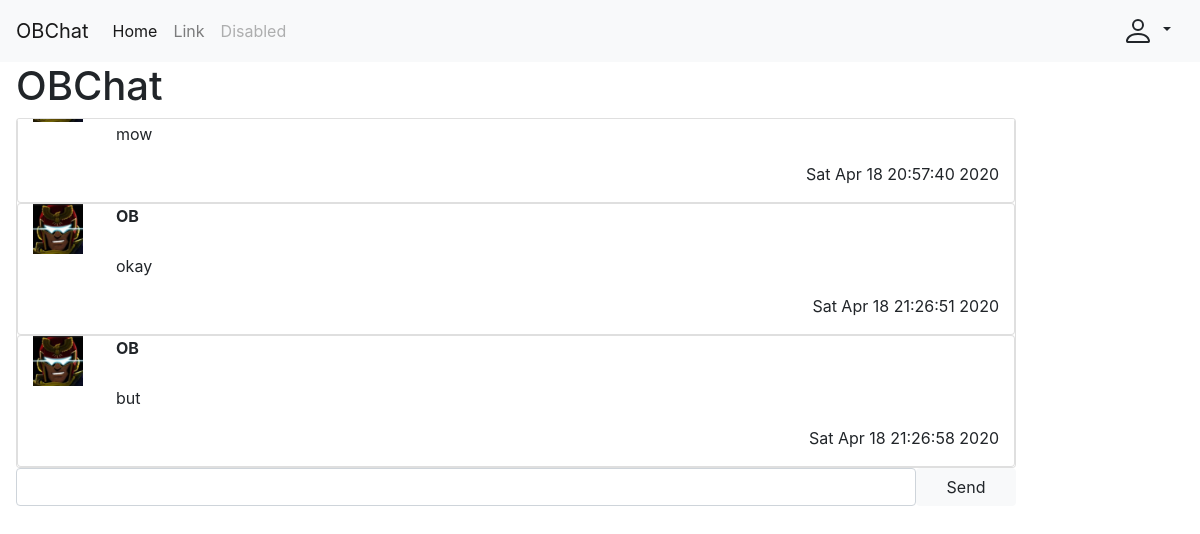
Before: /OB/chat/OBChat/ with the older database file.
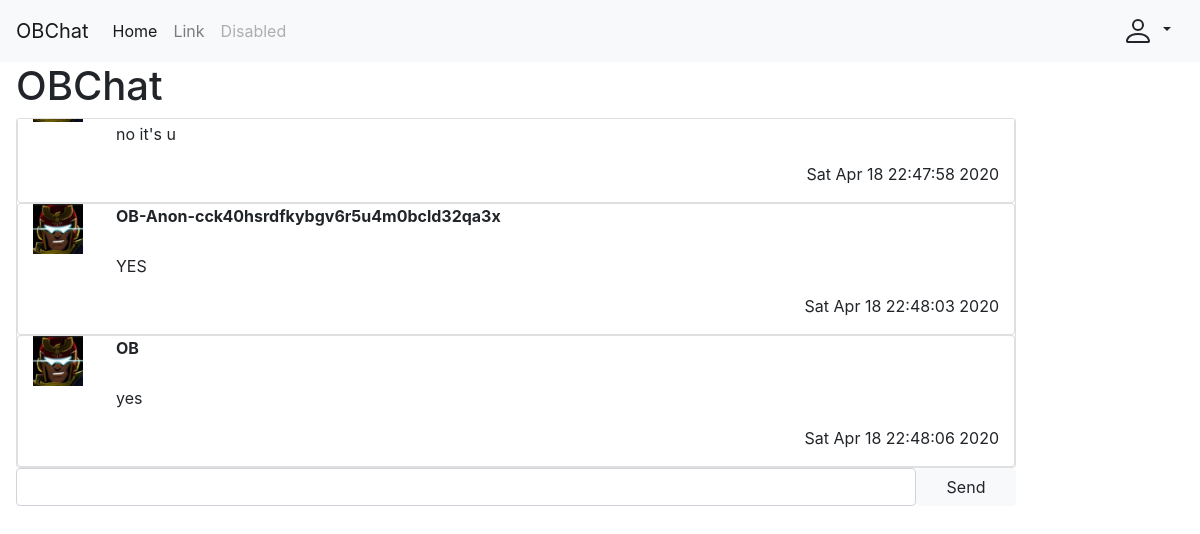
After: the same page with the newer database file.
### OB/models.py (models this page shows, shortened)
class Message(Model):
    message = TextField(max_length=MESSAGE_MAX_LENGTH)
    sender = ForeignKey(OBUser, on_delete=CASCADE, default=0)
    room = ForeignKey(Room, on_delete=CASCADE, default=0)
    timestamp = DateTimeField(auto_now_add=True)
    is_edited = BooleanField(default=False)
    is_deleted = BooleanField(default=False)

class OBUser(AbstractUser):
    display_name = CharField(max_length=DISPLAY_NAME_MAX_LENGTH, null=True)
    birthday = DateField(null=True)
    is_expelled = BooleanField(default=False)
    is_ob = BooleanField(default=False)

### OB/views/room.py (the view)
# urls.py: url(r"^chat/(?P<room_name>[-\w]+)/$", room, name="OB-room"),
def room(request, room_name):
    if request.method == "GET":
        context = {"room_name": room_name}
        room_object = try_get(Room, name=room_name)
        if room_object:
            room_name_json = mark_safe(json.dumps(room_name))
            message_objects = Message.objects.filter(room=room_object)
            messages_timestrings = [(message, get_datetime_string(message.timestamp))\
                                    for message in message_objects]
            template = "OB/room.html"
            context["room_name_json"] = room_name_json
            context["messages"] = messages_timestrings
        else:
            template = "OB/not_room.html"
        return render(request, template, context)
    return HttpResponse()

### OB/utilities/database.py (called while the page is built)
def try_get(model, **kwargs):
    try:
        return model.objects.get(**kwargs)
    except model.DoesNotExist:
        return None

### OB/utilities/format.py (called while the page is built)
def get_datetime_string(date_time):
    return date_time.strftime("%c")

### OB/templates/OB/room.html (shortened to what this page needs)
{% extends "OB/base.html" %}
{% block head %}
  {% load static %}
{% endblock %}
{% block body %}
  <h1>{{ room_name }}</h1>
  <div class="card log-card" id="log">
    {% if messages %}
      {% for message, timestring in messages %}
        <div class="card">
          <div class="container">
            <div class="row">
              <div class="col-1">
                <img class="user-icon" src="{% static "favicon.ico" %}" alt="user">
              </div>
              <div class="col">
                <p class="display-name"><strong>
                  {% if message.sender.OBUser.display_name %}
                    {{ message.sender.OBUser.display_name }}
                  {% else %}
                    {{ message.sender.username }}
                  {% endif %}
                </strong></p>
              </div>
            </div>
            <div class="row">
              <div class="col-1"></div>
              <div class="col">
                <div style="display: table-cell;">
                  <p>{{ message.message }}</p>
                </div>
              </div>
            </div>
            <p class="timestamp">
              {{ timestring }}
            </p>
          </div>
        </div>
      {% endfor %}
    {% else %}
      No messages yet. First one gets a prize!
    {% endif%}
  </div>
  <input class="form-control message-input" id="input" type="text" size="100"/>
  <input class="btn btn-light send-button" id="submit" type="button" value="Send"/>
{% endblock %}

Changed rows visible on the page:
no longer on this page (row unchanged): Message: message "mow", timestring "Sat Apr 18 20:57:40 2020"
no longer on this page (row unchanged): Message: sender.username "OB", message "okay", timestring "Sat Apr 18 21:26:51 2020"
no longer on this page (row unchanged): Message: sender.username "OB", message "but", timestring "Sat Apr 18 21:26:58 2020"
added Message: message "no it's u", timestring "Sat Apr 18 22:47:58 2020"
added Message: sender.username "OB-Anon-cck40hsrdfkybgv6r5u4m0bcld32qa3x", message "YES", timestring "Sat Apr 18 22:48:03 2020"
added Message: sender.username "OB", message "yes", timestring "Sat Apr 18 22:48:06 2020"
